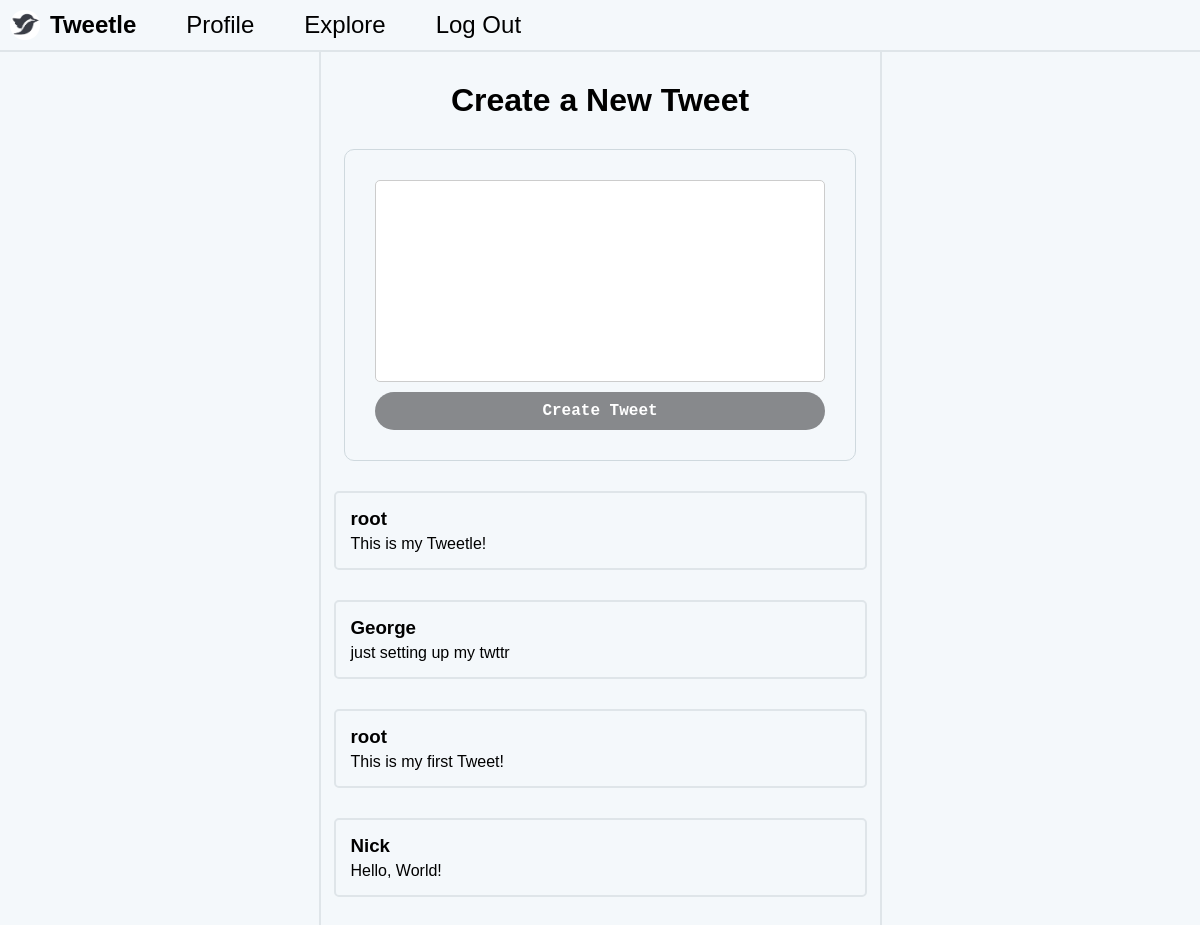
The app's page /explore (signed in) with its own data.
### tweets/models.py (models this page shows)
class Tweet(models.Model):
    content = models.TextField(max_length=512)
    author = models.ForeignKey(settings.AUTH_USER_MODEL, on_delete=models.CASCADE)
    likes = models.IntegerField(default=0)

### accounts/models.py (models this page shows)
class User(AbstractUser):
    def __str__(self):
        return self.username

### tweets/views.py (the view, shortened to what this page needs)
# urls.py: path("explore", views.ExploreView.as_view(), name="explore")
class ExploreView(View):
    def get(self, request):
        username = None
        if request.user.is_authenticated:
            username = request.user.username
        return render(request, "explore.html", {
            "form": forms.TweetForm(),
            "tweets": models.Tweet.objects.all()[::-1],
            "username": username
        })

### tweets/forms.py
class TweetForm(forms.ModelForm):
    class Meta:
        model = models.Tweet
        fields = ["content"]

### templates/explore.html (shortened to what this page needs)
{% extends "./base.html" %}
{% block body %}
    <div style="display: flex; flex-direction: column; align-items: center; max-width: 80vw; gap: 30px; padding: 30px; background-color: #F4F8FB; border-left: 2px solid #dfe5e9; border-right: 2px solid #dfe5e9;">
        <h1>Create a New Tweet</h1>
        <form method="post" style="width: 90%;">
            {{ form.content }}
            <button type="submit" style="min-width: auto;">Create Tweet</button>
        </form>
        {% for post in tweets %}
            <div class="post-container">
                <h3>{{ post.author }}</h3>
                <p>{{ post.content }}</p>
            </div>
        {% endfor %}
{% endblock body %}

### static/css/style.css (style rules this page uses)
* { margin: 0; padding: 0; }
html { font-size: 16px; }
body { font-family: Verdana, Helvetica, Arial, sans-serif; }
button { min-width: 250px; background-color: #87898C; color: #ffffff; outline: none; border: none; border-radius: 20px; padding: 10px; font-family: monospace; font-weight: bold; font-size: large; cursor: pointer; }
form { display: flex; padding: 30px; border-radius: 10px; border: 1px solid #CFD9DE; flex-direction: column; gap: 10px; }
textarea { padding: 10px; font-size: 16px; border: 1px solid #ccc; border-radius: 5px; resize: none; }

### templates/explore.html (style rules this page uses)
body { display: flex; flex-direction: column; align-items: center; overflow-x: hidden; }
.post-container { display: flex; width: 100%; padding: 15px; gap: 5px; flex-direction: column; border: 2px solid #dfe5e9; border-radius: 5px; }

### records on screen
Tweet: author "root", content "This is my Tweetle!"
Tweet: author "George", content "just setting up my twttr"
Tweet: author "root", content "This is my first Tweet!"
Tweet: author "Nick", content "Hello, World!"
